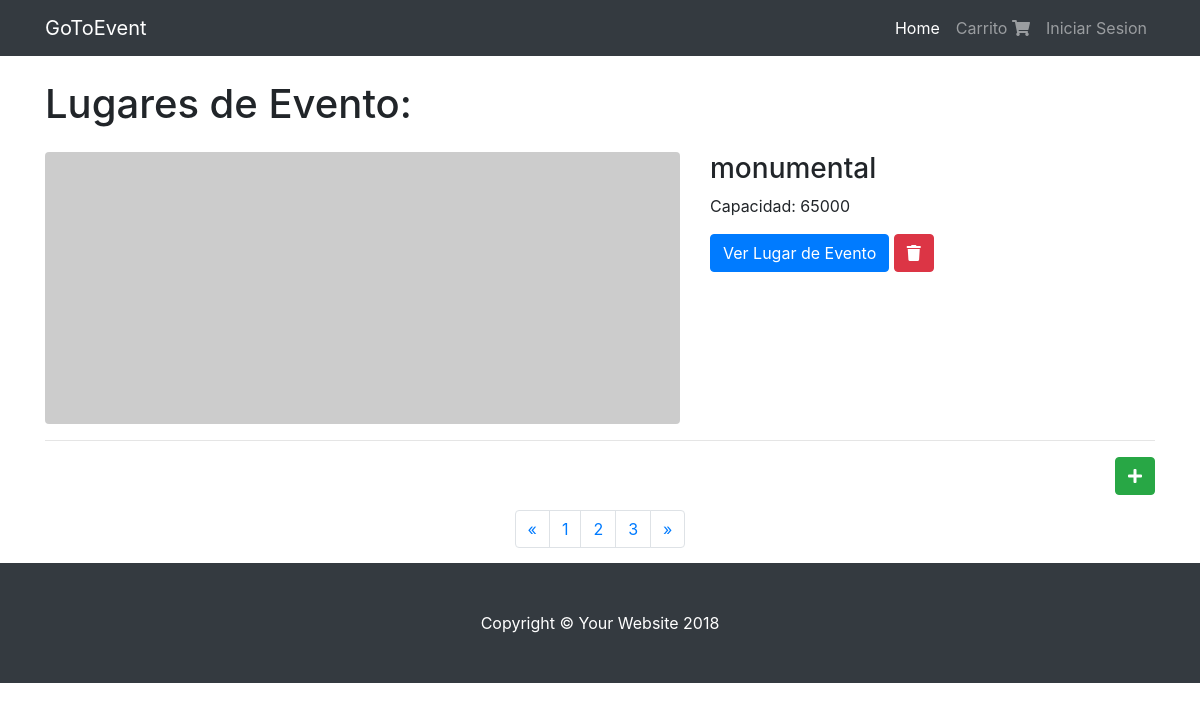
Page /GoToEvent/EventPlace/readAll on the earlier database version.
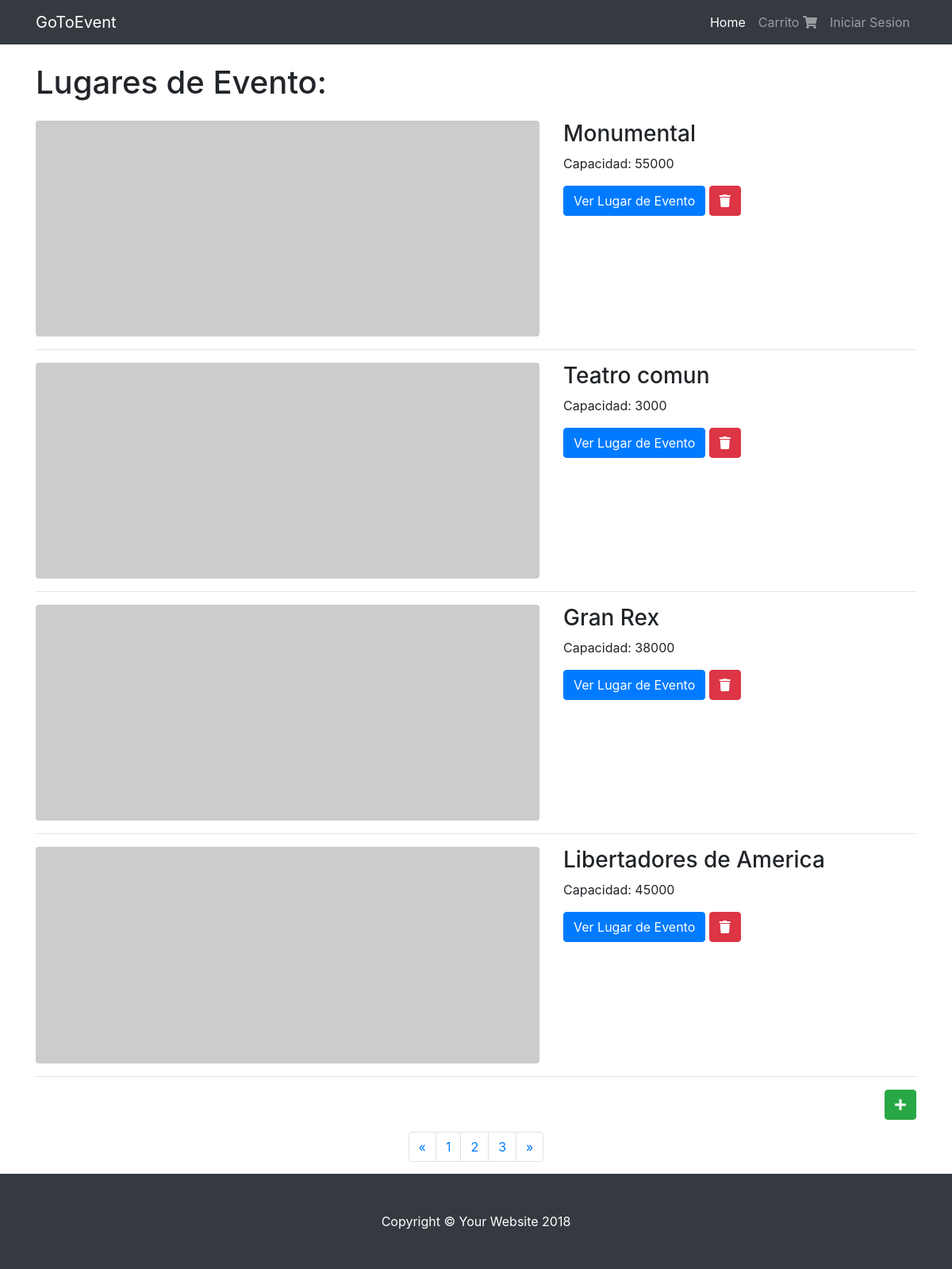
Same page on the later database version.
### tables this page shows
CREATE TABLE `event_places` (
  `id_event_place` int(11) NOT NULL,
  `capacity` bigint(20) DEFAULT NULL,
  `description` varchar(100) DEFAULT NULL
);

### GoToEvent/controllers/eventplacecontroller.php (called while the page is built, shortened)
<?php
class EventPlaceController
{
    protected $dao;
    public function __construct()
    {
        $this->dao=Dao::getInstance();
    }
    public function readAll()
    {
    	$list = $this->dao->readAll();
        require(ROOT . VIEWS . 'vieweventplaces.php');
    }
}

### GoToEvent/index.php (called while the page is built, shortened)
<?php
	require_once "config/Autoload.php";
	require_once "config/Router.php";
    require_once "daos/daodb/Singleton.php";
    require_once "daos/daoList/Singleton.php";
    Router::direccionar(new Request());
?>

### GoToEvent/config/Autoload.php (called while the page is built, shortened)
<?php namespace config;
class Autoload
{
    public static function Start()
    {
        spl_autoload_register(function ($instancia) {
        	$instancia = strtolower($instancia);
            $ruta = ROOT . str_replace("\\", "/", $instancia) . ".php";
        });
    }
}

### GoToEvent/daos/daodb/Singleton.php (called while the page is built)
<?php namespace daos\daodb;
class Singleton
{
	private static $instance=array();
	public static function getInstance()
	{
		$miclase=get_called_class();
		if(!isset(self::$instance[$miclase]))
			{
				self::$instance[$miclase]=new $miclase;
			}
		return self::$instance[$miclase];
	}
}
?>

### GoToEvent/controllers/usercontroller.php (called while the page is built, shortened)
<?php
class UserController
{
	protected $dao;
	function __construct()
	{
		$this->dao = Dao::getInstance();
	}
	public function checkSession ()
	{
        if(isset($_SESSION['user'])) {
            $user = $this->dao->read($_SESSION['user']->getEmail());
            if($user->getPass() == $_SESSION['user']->getPass())
                return $user;
          } else {
            return false;
          }
    }
}

### GoToEvent/daos/daodb/connection.php (called while the page is built, shortened)
<?php
class Connection {
     private $pdo = null;
     private static $instance = null;
     public function __construct()
     {
          try
          {
               $this->pdo = new \PDO("mysql:host=" . DB_HOST . ";dbname=" . DB_NAME, DB_USER, DB_PASS);
               $this->pdo->setAttribute(\PDO::ATTR_ERRMODE, \PDO::ERRMODE_EXCEPTION);
          }
          catch (Exception $ex)
          {
               throw $ex;
          }
     }
     public static function getInstance()
     {
         if(self::$instance == null)
            self::$instance = new Connection();
         return self::$instance;
     }
     public function execute($query, $parameters = array())
     {
          try
          {
               $this->pdoStatement = $this->pdo->prepare($query);
               $this->pdoStatement->execute();
               return $this->pdoStatement->fetchAll();
          }
          catch(Exception $ex)
          {
               throw $ex;
          }
     }
}

### GoToEvent/daos/daodb/eventplacedao.php (called while the page is built, shortened)
<?php
class EventPlaceDao extends Singleton implements \interfaces\Crud
{
    public function readAll()
    {
        $sql = "SELECT * FROM event_places";
        try
        {
            $this->connection = Connection::getInstance();
            $resultSet = $this->connection->execute($sql);
        }
        catch(PDOException $e)
        {
            echo $e;
        }
        if(!empty($resultSet))
            return $this->mapear($resultSet);
        else
            return false;
    }
	protected function mapear($value) {
		$value = is_array($value) ? $value : [];
		$resp = array_map(function($p){
		    return new M_Event_place( $p['capacity'], $p['description'], $p['id_event_place']);
        }, $value);
            return count($resp) > 0 ? $resp : null;
     }
}

### GoToEvent/models/eventplace.php (called while the page is built, shortened)
<?php
class EventPlace
{
	private $capacity;
	private $description;
	function __construct($capacity='',$description='',$id_event_place='')
	{
		$this->capacity = $capacity;
		$this->description = $description;
	}
	public function getCapacity()
	{
		return $this->capacity;
	}
	public function getDescription()
	{
		return $this->description;
	}
}
?>

### GoToEvent/views/vieweventplaces.php (the view, shortened to what this page needs)
<!DOCTYPE html>
<html lang="en">
  <head>
    <link href="../assets/vendor/bootstrap/css/bootstrap.min.css" rel="stylesheet">
    <link href="../assets/css/1-col-portfolio.css" rel="stylesheet">
    <link rel="stylesheet" href="https://use.fontawesome.com/releases/v5.4.1/css/all.css">
  </head>
  <body>
    <?php include_once (VIEWS."header.php");?>
    <div class="container">
      <h1 class="my-4">Lugares de Evento:
      </h1>
      <?php if (!empty($list)){ foreach ($list as $key => $event_place){ ?>
      <div class="row">
        <div class="col-md-7">
          <a href="#">
            <img class="img-fluid rounded mb-3 mb-md-0" src="http://placehold.it/700x300" alt="">
          </a>
        </div>
        <div class="col-md-5">
          <h3><?php echo $event_place->getDescription(); ?></h3>
          <p>Capacidad: <?php echo $event_place->getCapacity(); ?></p>
          <form action="<?php echo BASE; ?>EventPlace/delete" method="post">
          <a class="btn btn-primary" href="#">Ver Lugar de Evento</a>
          <button name="description" type="submit" class="btn btn-danger" value="<?php echo $event_place->getDescription();?>"><i class="fas fa-trash"></i> </button>
          </form>
        </div>
      </div>
      <hr>
      <?php } } else { echo '<p>' ."NO HAY LUGARES DE EVENTOS CARGADOS" .'</p>'; } ?>
      <div class="pagination justify-content-end">
      <button name="idEvent" type="submit" class="btn btn-success" title="agregar usuario"><i class="fas fa-plus"></i></button>
      </div>
      <ul class="pagination justify-content-center">
        <li class="page-item">
          <a class="page-link" href="#" aria-label="Previous">
            <span aria-hidden="true">&laquo;</span>
          </a>
        </li>
        <li class="page-item">
          <a class="page-link" href="#">1</a>
        </li>
        <li class="page-item">
          <a class="page-link" href="#">2</a>
        </li>
        <li class="page-item">
          <a class="page-link" href="#">3</a>
        </li>
        <li class="page-item">
          <a class="page-link" href="#" aria-label="Next">
            <span aria-hidden="true">&raquo;</span>
          </a>
        </li>
      </ul>
    </div>
    <footer class="py-5 bg-dark">
      <div class="container">
        <p class="m-0 text-center text-white">Copyright &copy; Your Website 2018</p>
      </div>
    </footer>
  </body>
</html>
</html>

### GoToEvent/config/Router.php (shortened to what this page needs)
<?php
class Router
{
    public static function direccionar(Request $request)
    {
        $metodo = $request->getMetodo();
        $parametros = $request->getParametros();
        $controlador = new $objeto();
        if (!isset($parametros)) {
            call_user_func(array($controlador, $metodo));
        } else {
            call_user_func_array(array($controlador, $metodo), $parametros);
        }
    }
}

### GoToEvent/views/header.php (shortened to what this page needs)
<?php
$userController = new C_User;
$user = $userController->checkSession();
?>
    <nav class="navbar navbar-expand-lg navbar-dark bg-dark fixed-top">
      <div class="container">
        <a class="navbar-brand" href="<?php echo BASE; ?>views/index">GoToEvent</a>
        <div class="collapse navbar-collapse" id="navbarResponsive">
          <ul class="navbar-nav ml-auto">
            <li class="nav-item active">
              <a class="nav-link" href="#">Home
              </a>
            </li>
            <li class="nav-item">
              <a class="nav-link" href="#">Carrito <i class="fas fa-shopping-cart"></i></a>
            </li>
            <li class="nav-item">
              <?php  if(!$user){ ?>
              <a class="nav-link" href="<?php echo BASE; ?>views/login">Iniciar Sesion</a>
            <?php } ?>
            </li>
          </ul>
        </div>
      </div>
    </nav>

### GoToEvent/assets/css/1-col-portfolio.css (style rules this page uses)
body { padding-top: 54px; }
@media (min-width: 992px) { body { padding-top: 56px; } }
.pagination { margin-bottom: 15px; }

Differences in the rows shown:
added event_places: description "Monumental", capacity "55000"
added event_places: description "Teatro comun", capacity "3000"
changed event_places: description "monumental" → "Gran Rex"; capacity "65000" → "38000"
added event_places: description "Libertadores de America", capacity "45000"
